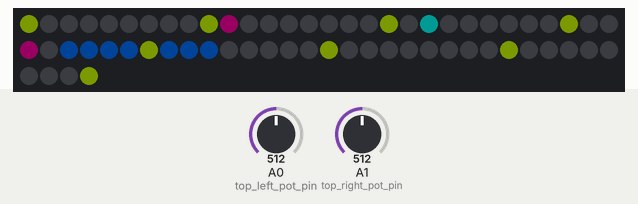
A sketch run on a simulated Teensy 3. Parts: 64 RGB LEDs in strip order, left to right, continuing on the next row. Inputs (shaded band) come from the test bench; at power-on: A1 (top_right_pot_pin) = 512, A0 (top_left_pot_pin) = 512 (analog values on the 0–1023 scale). Dim RGB values are drawn brighter than linear; random numbers use the default seed unless the sketch sets one.

Above: at 1.2 s.
1.3 s: A1 (top_right_pot_pin) set to 716
At 1.95 s:
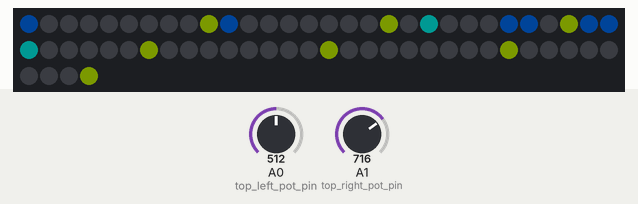
4.2 s: A1 (top_right_pot_pin) set to 900
At 5.86 s:
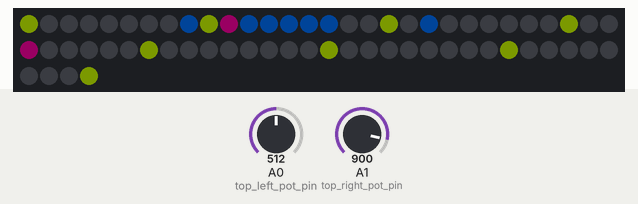
6.0 s: A1 (top_right_pot_pin) set to 511
At 8.86 s:
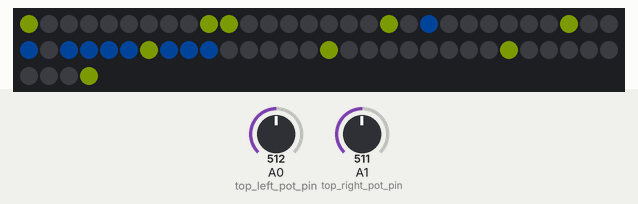
Timing chart, 0 to 10.4 s (numbered marks = the images above; inputs shaded):
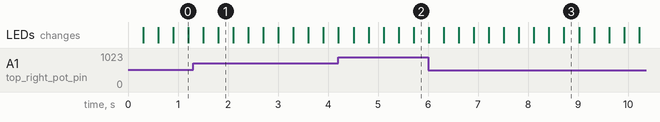

The sketch:

twolines_blinking_project_1.0_JM1.ino
```cpp
// Use this basic framework as a starting point for todays exercises


//led biz begin. don't worry about anything in this section besides max_brightness
#include <WS2812Serial.h>
//we'll be using the Teensy audio library and it doesn't play nicely with neopixels.h or fastled
// so Paul of PJRC made this much more efficient version
#define num_of_leds 64
#define led_data_pin 5 // only these pins can be used on the Teensy 3.2:  1, 5, 8, 10, 31
byte drawingMemory[num_of_leds * 3];       //  3 bytes per LED
DMAMEM byte displayMemory[num_of_leds * 12]; // 12 bytes per LED
WS2812Serial leds(num_of_leds, displayMemory, drawingMemory, led_data_pin, WS2812_GRB);

//1.0 is VERY bright if you're powering it off of 5V
// this needs to be declared and set to something >0 for the LEDs to work
float max_brightness = 0.1;
//led biz end

//defines are not variables and are best use for things like like pin numbers for now
#define left_button_pin 0
#define right_button_pin 1
#define top_left_pot_pin A0
#define top_right_pot_pin A1
#define bottom_left_pot_pin A2
#define bottom_right_pot_pin A3

unsigned long current_time;
unsigned long prev_time[8]; //array of 8 variables named "prev"

float set_hue;
int xy_sel;
int xy_count;
int x_pot;
int y_pot;
int rate1 = 30;
int rate2 = 250;
int rate3 = 510;
int led1_state = 0;  // The state of LED1 LOW and 0 are synonymous
int led2_state = 0;  // The LED2 state LOW and 0 are synonymous
float colors[4] = {.2, .6, .5, .9};
int x_sel;
int y_sel;

void setup() {
  leds.begin(); //must be done in setup for the LEDs to work.

  pinMode(left_button_pin, INPUT_PULLUP); //must be done when reading buttons
  pinMode(right_button_pin, INPUT_PULLUP);
  analogReadResolution(12); //0-4095 pot values
  analogReadAveraging(64);  //smooth the readings some
}


void loop() {
  current_time = millis();

  if (current_time - prev_time[1] > rate2) {
    prev_time[1] = current_time;

    led1_state = led1_state + 1;
    if (led1_state > 3) {
      led1_state = 0;
    }
  }

  if (current_time - prev_time[2] > rate3) {
    prev_time[2] = current_time;

    if (led2_state == 0) {
      led2_state = 1;
    }
    else {
      led2_state = 0;
    }
  }

  if (current_time - prev_time[0] > rate1) {
    prev_time[0] = current_time;

    x_sel = map(analogRead(top_left_pot_pin), 0, 4095, 0, 7);
    y_sel = 7 - map(analogRead(top_right_pot_pin), 0, 4095, 0, 7);


    //x_count goes from 0-7 and so does y_count but since we have it arranged
    // with one for loop after another we get x_count=0 for y_count from 0-7,
    // then x_count=1 for y_count from 0-7 and so on
    // this way we can more easily deal with the two dimensional LED array

    for ( int x_count = 0; x_count < 8; x_count++) {
      for ( int y_count = 0; y_count < 8; y_count++) {
        xy_count = x_count + (y_count * 8); //goes from 0-64
        set_pixel_HSV(xy_count, 0, 0, 0); // turn everything off. otherwise the last "frame" swill still show

        if (y_count == y_sel) { //&& means and. A single & is a whole other thing
          //set_pixel_HSV(led to change, hue,saturation,value aka brightness)
          set_pixel_HSV(xy_count, colors[1] , 1, 1);
        }

        if (x_count == y_count) { //&& means and. A single & is a whole other thing
          //set_pixel_HSV(led to change, hue,saturation,value aka brightness)
          set_pixel_HSV(xy_count, colors[0], 1, 1);
        }

        if (x_count == random(0, 10)) { //&& means and. A single & is a whole other thing
          //set_pixel_HSV(led to change, hue,saturation,value aka brightness)
          set_pixel_HSV(xy_count, colors[random(0, 4)], 1, 0);
        }

      }
    }
    int h;
    for (int j = 0; j < 4; j++) {
      set_pixel_HSV(h, colors[random(0, 4)], 1, 1);
      h += 10;
    }

    leds.show(); // after we've set what we want all the LEDs to be we send the data out through this function
    //timing "if" over
  }
}// loop is over


//This function is a little different than you might see in other libraries but it works pretty similar
// instead of 0-255 you see in other libraries this is all 0-1.0
// you can copy this to the bottom of any code as long as the declarations at the top in "led biz" are done

//set_pixel_HSV(led to change, hue,saturation,value aka brightness)
// led to change is 0-63
// all other are 0.0 to 1.0
// hue - 0 is red, then through the ROYGBIV to 1.0 as red again
// saturation - 0 is fully white, 1 is fully colored.
// value - 0 is off, 1 is the value set by max_brightness
// (it's not called brightness since, unlike in photoshop, we're going from black to fully lit up

//based on https://stackoverflow.com/questions/3018313/algorithm-to-convert-rgb-to-hsv-and-hsv-to-rgb-in-range-0-255-for-both

void set_pixel_HSV(int pixel, float fh, float fs, float fv) {
  byte RedLight;
  byte GreenLight;
  byte BlueLight;

  byte h = fh * 255;
  byte s = fs * 255;
  byte v = fv * max_brightness * 255;

  h = (h * 192) / 256;  // 0..191
  unsigned int i = h / 32;   // We want a value of 0 thru 5
  unsigned int f = (h % 32) * 8;   // 'fractional' part of 'i' 0..248 in jumps

  unsigned int sInv = 255 - s;  // 0 -> 0xff, 0xff -> 0
  unsigned int fInv = 255 - f;  // 0 -> 0xff, 0xff -> 0
  byte pv = v * sInv / 256;  // pv will be in range 0 - 255
  byte qv = v * (256 - s * f / 256) / 256;
  byte tv = v * (256 - s * fInv / 256) / 256;

  switch (i) {
    case 0:
      RedLight = v;
      GreenLight = tv;
      BlueLight = pv;
      break;
    case 1:
      RedLight = qv;
      GreenLight = v;
      BlueLight = pv;
      break;
    case 2:
      RedLight = pv;
      GreenLight = v;
      BlueLight = tv;
      break;
    case 3:
      RedLight = pv;
      GreenLight = qv;
      BlueLight = v;
      break;
    case 4:
      RedLight = tv;
      GreenLight = pv;
      BlueLight = v;
      break;
    case 5:
      RedLight = v;
      GreenLight = pv;
      BlueLight = qv;
      break;
  }
  leds.setPixelColor(pixel, RedLight, GreenLight, BlueLight);
}
```
